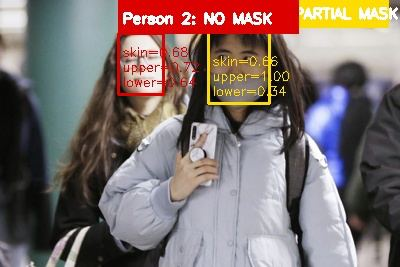
#> input picture report_images/multi_person.jpg, 400 x 267 px
$ python -i enhance.py   (imports and definitions only)
#> lines starting #> are read from the running program, lines starting #| are printed output that depends on the picture
#> further down, picture is the input picture: shape (267, 400, 3); mean B, G, R 110.2, 113.2, 126.6
"""Stage 1 — Image enhancement: CLAHE + denoising + gamma correction."""

import cv2
import numpy as np

import config


def enhance(image: np.ndarray) -> np.ndarray:
    lab = cv2.cvtColor(image, cv2.COLOR_BGR2LAB)
#> lab: shape (267, 400, 3); mean of channels 0, 1, 2 124.1, 133.1, 132.7
    l, a, b = cv2.split(lab)
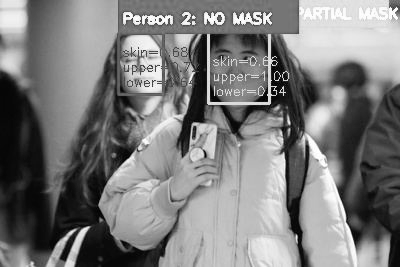
#> l: shape (267, 400); min 0, max 255, mean 124.1
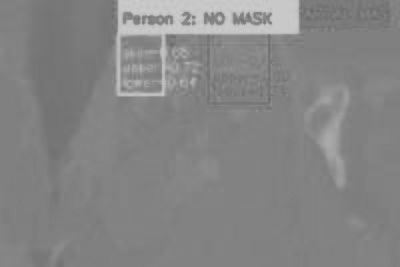
#> a: shape (267, 400); min 106, max 207, mean 133.1
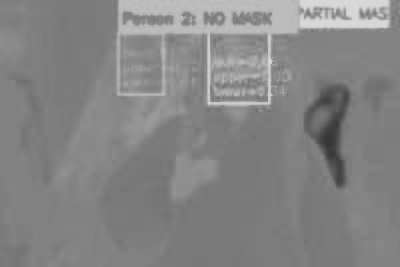
#> b: shape (267, 400); min 52, max 219, mean 132.7

    clahe = cv2.createCLAHE(
        clipLimit=config.CLAHE_CLIP_LIMIT,
        tileGridSize=config.CLAHE_TILE_GRID_SIZE,
    )
    l_clahe = clahe.apply(l)
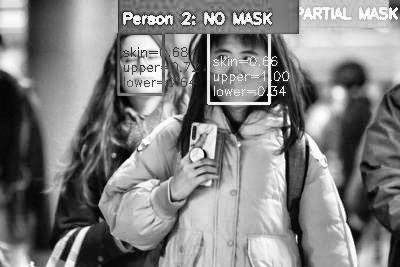
#> l_clahe: shape (267, 400); min 0, max 255, mean 129.9

    lab_enhanced = cv2.merge([l_clahe, a, b])
#> lab_enhanced: shape (267, 400, 3); mean of channels 0, 1, 2 129.9, 133.1, 132.7
    enhanced = cv2.cvtColor(lab_enhanced, cv2.COLOR_LAB2BGR)
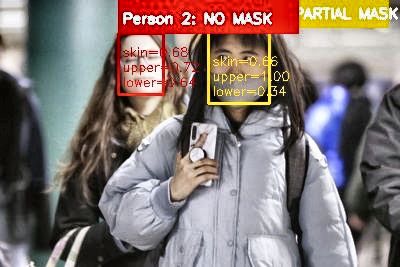
#> enhanced: shape (267, 400, 3); mean B, G, R 116.1, 119.5, 132.3

    enhanced = cv2.fastNlMeansDenoisingColored(
        enhanced,
        None,
        config.DENOISE_H,
        config.DENOISE_H_COLOR,
        config.DENOISE_TEMPLATE_WINDOW,
        config.DENOISE_SEARCH_WINDOW,
    )

    inv_gamma = 1.0 / config.GAMMA
    table = np.array(
        [(i / 255.0) ** inv_gamma * 255 for i in range(256)]
    ).astype("uint8")

    enhanced = cv2.LUT(enhanced, table)
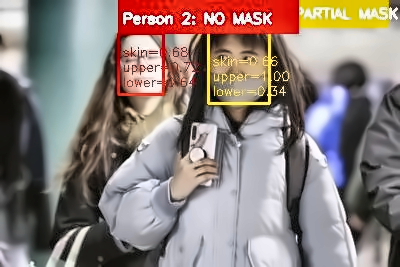
#> enhanced: shape (267, 400, 3); mean B, G, R 123.6, 127.8, 140.6

    return enhanced

>>> import cv2
>>> picture = cv2.imread('report_images/multi_person.jpg')
>>> result = enhance(picture)
